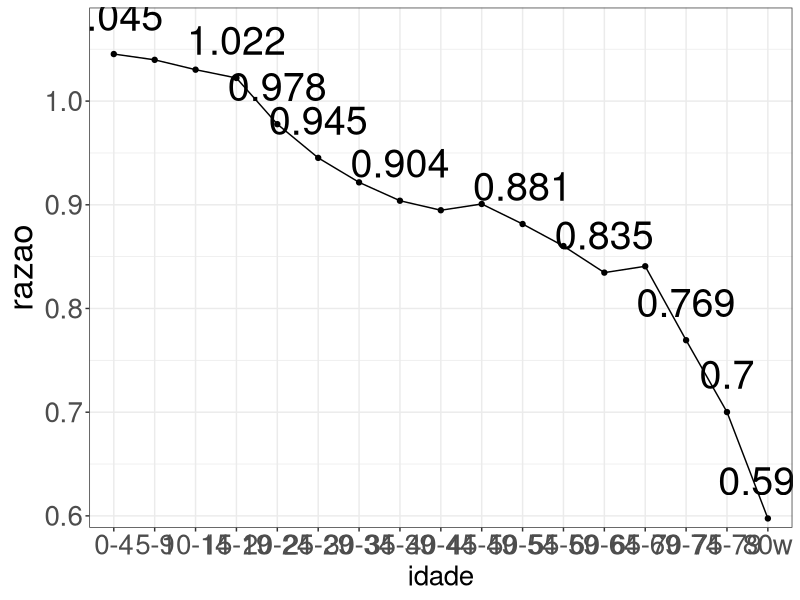
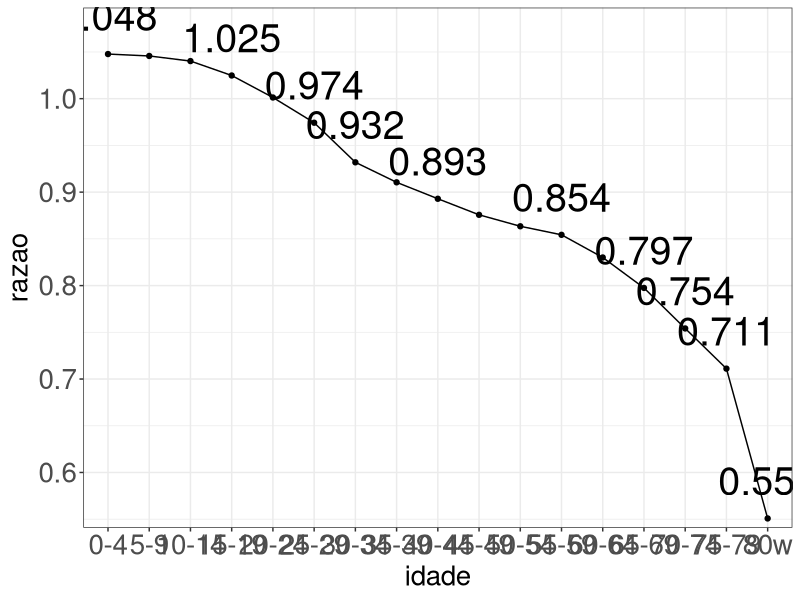
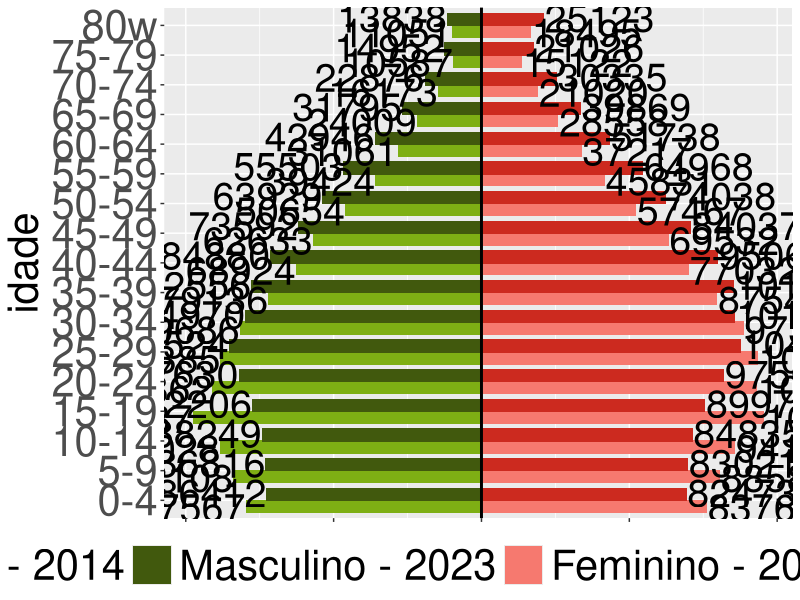
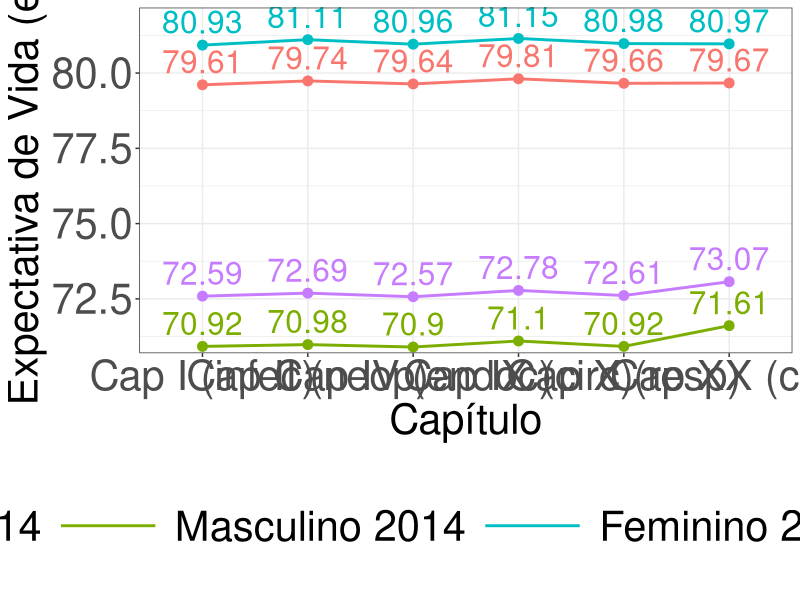
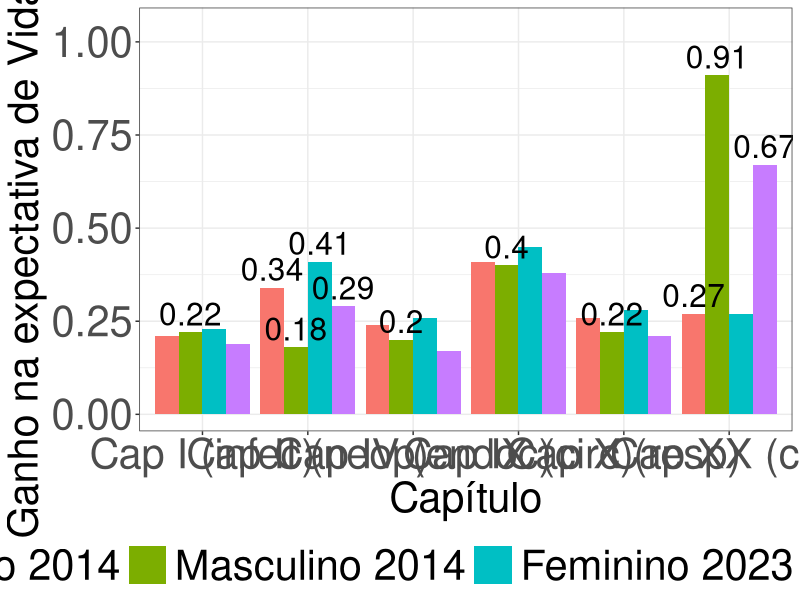

The R script that drew these images, in order:
library(ggplot2)
library(patchwork)
library(tidyverse)


ggraficos <- "c:/Users/roney/OneDrive/Área de Trabalho/TCC CORRETO/graficos/"

#2014

tabua_se_masc_2014 <- data.frame(idade=factor(c('0-4','5-9',
                                                '10-14',
                                                '15-19','20-24','25-29',
                                                '30-34','35-39','40-44',
                                                '45-49','50-54','55-59',
                                                '60-64','65-69','70-74','75-79', '80w'),
                                              levels = c('0-4','5-9',
                                                         '10-14','15-19',
                                                         '20-24','25-29',
                                                         '30-34','35-39',
                                                         '40-44','45-49',
                                                         '50-54','55-59',
                                                         '60-64','65-69',
                                                         '70-74','75-79',
                                                         '80w')),
                                 populacao=c(87567, 92108, 97028, 107137, 99862, 
                                             96885, 89686, 79136, 68924, 62633, 
                                             50654, 39424, 31061, 24009, 16173, 
                                             10587, 11051))

tabua_se_masc_2014$sexo <- "masculino"
tabua_se_masc_2014$populacao <- tabua_se_masc_2014$populacao*(-1)

tabua_se_fem_2014 <- data.frame(idade=factor(c('0-4','5-9',
                                               '10-14',
                                               '15-19','20-24','25-29',
                                               '30-34','35-39','40-44',
                                               '45-49','50-54','55-59',
                                               '60-64','65-69','70-74','75-79', '80w'),
                                             levels = c('0-4','5-9',
                                                        '10-14','15-19',
                                                        '20-24','25-29',
                                                        '30-34','35-39',
                                                        '40-44','45-49',
                                                        '50-54','55-59',
                                                        '60-64','65-69',
                                                        '70-74','75-79',
                                                        '80w')),
                                populacao=c(83766, 88583, 94174, 104802, 102134, 102497, 97312, 87548, 
                                            77032, 69532, 57467, 45831, 37217, 28558, 21020, 15122, 18495))


tabua_se_fem_2014$sexo <- "feminino"


dados2014 <- rbind(tabua_se_fem_2014,tabua_se_masc_2014)


#razão de sexo 2014 sergipe

rz_2014 <- data.frame(idade=factor(c('0-4','5-9',
                                     '10-14',
                                     '15-19','20-24','25-29',
                                     '30-34','35-39','40-44',
                                     '45-49','50-54','55-59',
                                     '60-64','65-69','70-74','75-79', '80w'),
                                   levels = c('0-4','5-9',
                                              '10-14','15-19',
                                              '20-24','25-29',
                                              '30-34','35-39',
                                              '40-44','45-49',
                                              '50-54','55-59',
                                              '60-64','65-69',
                                              '70-74','75-79',
                                              '80w')))

rz_2014$razao <- abs(tabua_se_masc_2014$populacao)/tabua_se_fem_2014$populacao
rz_2014$rotulo <- round(rz_2014$razao,3)

rz_14 <- ggplot(rz_2014, aes(x = idade, y = razao, group = 1)) +
  geom_line() +  # Plotando a linha
  geom_point()+
  geom_text(aes(label = rotulo), vjust = -0.8, size = 10, check_overlap = TRUE) +
  scale_y_continuous(expand = expansion(mult = c(0.02, 0.1))) +
  theme_bw()+
  theme(text = element_text(colour = "black"),
        axis.title = element_blank(),
        legend.title = element_blank(),
        # plot.title = element_text(hjust = 0.5, face = "bold"),
        plot.caption = element_text(hjust = 0.5, size = 11),
        legend.position = "bottom",
        legend.text = element_text(size = 20),
        axis.text.y = element_text(size = 20),
        axis.title.y = element_text(size = 25),
        axis.title.x = element_text(size = 20),
        axis.text.x = element_text(size = 20))


# 

ggsave(paste0(ggraficos,'rz14.pdf'),
       plot = rz_14,
       width = 20.42, 
       height = 8.25,
       units = "in")



#2023

tabua_se_masc_2023 <- data.frame(idade=factor(c('0-4','5-9',
                                                '10-14',
                                                '15-19','20-24','25-29',
                                                '30-34','35-39','40-44',
                                                '45-49','50-54','55-59',
                                                '60-64','65-69','70-74','75-79', '80w'),
                                              levels = c('0-4','5-9',
                                                         '10-14','15-19',
                                                         '20-24','25-29',
                                                         '30-34','35-39',
                                                         '40-44','45-49',
                                                         '50-54','55-59',
                                                         '60-64','65-69',
                                                         '70-74','75-79',
                                                         '80w')),
                                 populacao=c(86412, 86816, 88249, 92206, 
                                             97630, 101524, 94970, 92556, 84880, 73592, 63929, 
                                             55503, 42946, 31795, 22876, 14952, 13838))

tabua_se_masc_2023$sexo <- "masculino"
tabua_se_masc_2023$populacao <- tabua_se_masc_2023$populacao*(-1)

tabua_se_fem_2023 <- data.frame(idade=factor(c('0-4','5-9',
                                               '10-14',
                                               '15-19','20-24','25-29',
                                               '30-34','35-39','40-44',
                                               '45-49','50-54','55-59',
                                               '60-64','65-69','70-74','75-79', '80w'),
                                             levels = c('0-4','5-9',
                                                        '10-14','15-19',
                                                        '20-24','25-29',
                                                        '30-34','35-39',
                                                        '40-44','45-49',
                                                        '50-54','55-59',
                                                        '60-64','65-69',
                                                        '70-74','75-79',
                                                        '80w')),
                                populacao=c(82473, 83021, 84835, 89974, 97506, 
                                            104205, 101909, 101654, 95062, 84037, 74038, 
                                            64968, 51738, 39869, 30335, 21026, 25123))

tabua_se_fem_2023$sexo <- "feminino"


dados2023 <- rbind(tabua_se_fem_2023,tabua_se_masc_2023)



#razão de sexo 2014 sergipe

rz_2023 <- data.frame(idade=factor(c('0-4','5-9',
                                     '10-14',
                                     '15-19','20-24','25-29',
                                     '30-34','35-39','40-44',
                                     '45-49','50-54','55-59',
                                     '60-64','65-69','70-74','75-79', '80w'),
                                   levels = c('0-4','5-9',
                                              '10-14','15-19',
                                              '20-24','25-29',
                                              '30-34','35-39',
                                              '40-44','45-49',
                                              '50-54','55-59',
                                              '60-64','65-69',
                                              '70-74','75-79',
                                              '80w')))

rz_2023$razao <- abs(tabua_se_masc_2023$populacao)/tabua_se_fem_2023$populacao
rz_2023$rotulo <- round(rz_2023$razao,3)

rz_23 <- ggplot(rz_2023, aes(x = idade, y = razao, group = 1)) +
  geom_line() +  # Plotando a linha
  geom_point()+
  geom_text(aes(label = rotulo), vjust = -0.8, size = 10, check_overlap = TRUE) +
  scale_y_continuous(expand = expansion(mult = c(0.02, 0.1))) +
  theme_bw()+
  theme(text = element_text(colour = "black"),
                  axis.title = element_blank(),
                  legend.title = element_blank(),
                  # plot.title = element_text(hjust = 0.5, face = "bold"),
                  plot.caption = element_text(hjust = 0.5, size = 11),
                  legend.position = "bottom",
                  legend.text = element_text(size = 20),
                  axis.text.y = element_text(size = 20),
                  axis.title.y = element_text(size = 20),
                  axis.title.x = element_text(size = 20),
                  axis.text.x = element_text(size = 20))



ggsave(paste0(ggraficos, 'rz23.pdf'),
       plot = rz_23,
       width = 20.42, 
       height = 8.25,
       units = "in")



#pirmide etária 

dados2014$ano <- 2014
dados2023$ano <- 2023


dados2014$perc <- abs(dados2014$populacao)/ sum(abs(dados2014$populacao))*100
dados2023$perc <- abs(dados2023$populacao)/ sum(abs(dados2023$populacao))*100

dados2014$perc <- ifelse(dados2014$sexo == "masculino", dados2014$perc*(-1), dados2014$perc)
dados2023$perc <- ifelse(dados2023$sexo == "masculino", dados2023$perc*(-1), dados2023$perc)
# Juntando ambos os anos
dados_total <- rbind(dados2014,dados2023)


piramides <- ggplot(dados_total, aes(x = idade, y = perc, fill = interaction(ano, sexo))) +
  # Barra para a população masculina (negativa)
  geom_bar(data = dados_total[dados_total$sexo == "masculino", ], 
           aes(y = perc), 
           stat = "identity", 
           position = position_dodge(width = 0.8), 
           width = 0.9) +  # Aumenta a largura das barras masculinas
  
  # Barra para a população feminina (positiva)
  geom_bar(data = dados_total[dados_total$sexo == "feminino", ], 
           aes(y = perc), 
           stat = "identity", 
           position = position_dodge(width = 0.8), 
           width = 0.9) +  # Aumenta a largura das barras femininas
  
   
  geom_text(data = dados_total[dados_total$sexo == "masculino", ], 
        aes(label = abs(populacao)), 
            position = position_dodge(width = 1), 
            vjust = 0.5,hjust=1, size = 10, color = "black") +  
  
  
  geom_text(data = dados_total[dados_total$sexo == "feminino", ], 
            aes(label = abs(populacao)), 
           position = position_dodge(width = 1), 
            vjust = 0.5, hjust=-0.005,size = 10, color = "black") +  
  
  # Definição de cores
  scale_fill_manual(
    name = "",  # Nome da legenda
    values = c("2014.masculino" = "#7eaf14", 
               "2014.feminino" = "#f6796f",
               "2023.masculino" = "#41590d", 
               "2023.feminino" = "#cc2a1f"),
    labels = c("2014.masculino" = "Masculino - 2014",
               "2014.feminino" = "Feminino - 2014",
               "2023.masculino" = "Masculino - 2023",
               "2023.feminino" = "Feminino - 2023")
  )  +
  
  coord_flip() +
  scale_y_continuous(labels = abs) +  # Remove o sinal negativo dos rótulos
  geom_hline(yintercept = 0, color = "black", size = 1) +
  guides(color = guide_legend(
    override.aes = list(shape = NA, size = 1)  # Aumenta a espessura das linhas na legenda
  )) +
  theme(
    text = element_text(colour = "black"),
    axis.title = element_blank(),
    legend.title = element_text(size = 30),  
    legend.position = "bottom",
    legend.text = element_text(size = 30),
    legend.key.size = unit(1, "cm"),  # Aumenta o tamanho das amostras na legenda
    axis.text.y = element_text(size = 30),
    axis.title.y = element_text(size = 30),
    axis.title.x = element_blank(),
    axis.text.x = element_blank()
  )




ggsave(paste0(ggraficos,'piramides.pdf'),
       plot = piramides,
       width = 35.42, 
       height = 15.25,
       units = "in")




# grafico comparativo ex

dados_ex <- tibble(
  Capitulo = rep(c("Cap I (infec)", "Cap II (neop)", "Cap IV (endoc)", "Cap IX (circ)", "Cap X (resp)", "Cap XX (c.e)"), 4),
  ex = c(70.92, 70.98, 70.90, 71.10, 70.92, 71.61, 
         79.61, 79.74, 79.64, 79.81, 79.66, 79.67, 
         72.59, 72.69, 72.57, 72.78, 72.61, 73.07, 
         80.93, 81.11, 80.96, 81.15, 80.98, 80.97),
  Sexo = rep(c("Masculino", "Feminino", "Masculino", "Feminino"), each = 6),
  Ano = rep(c(2014, 2014, 2023, 2023), each = 6)
)

# Criando o gráfico de linhas
g1 <- ggplot(dados_ex, aes(x = Capitulo, y = ex, 
                           color = interaction(Sexo, Ano), 
                           group = interaction(Sexo, Ano))) +
  geom_line(size = 1) +
  geom_point(size = 3) +
  geom_text(aes(label = ex), vjust = -0.5, size = 8) +
  labs(x = "Capítulo", y = "Expectativa de Vida (ex)", color = "") +  
  theme_bw() +
  scale_y_continuous(expand = expansion(mult = c(0.02, 0.1))) +
  scale_color_discrete(labels = function(x) gsub("\\.", " ", x)) +  # Substitui "." por espaço
  guides(color = guide_legend(
    override.aes = list(shape = NA, size = 1)  # Aumenta a espessura das linhas na legenda
  )) +
  theme(
    text = element_text(colour = "black"),
    axis.title = element_blank(),
    legend.title = element_text(size = 30),  
    legend.position = "bottom",
    legend.text = element_text(size = 30),
    legend.key.size = unit(3, "cm"),  # Aumenta o tamanho das amostras na legenda
    axis.text.y = element_text(size = 30),
    axis.title.y = element_text(size = 30),
    axis.title.x = element_text(size = 30),
    axis.text.x = element_text(size = 30)
  )

  


ggsave(paste0(ggraficos, 'g1.pdf'),
       plot = g1,
       width = 18.42, 
       height = 8.25,
       units = "in")






# grafico comparativo ganho ex

dados_ex <- tibble(
  Capitulo = rep(c("Cap I (infec)", "Cap II (neop)", "Cap IV (endoc)", "Cap IX (circ)", "Cap X (resp)", "Cap XX (c.e)"), 4),
  ex = c(0.22, 0.18, 0.20, 0.40, 0.22, 0.91, 
         0.21, 0.34, 0.24, 0.41, 0.26, 0.27, 
         0.19, 0.29, 0.17, 0.38, 0.21, 0.67, 
         0.23, 0.41, 0.26, 0.45, 0.28, 0.27),
  Sexo = rep(c("Masculino", "Feminino", "Masculino", "Feminino"), each = 6),
  Ano = rep(c(2014, 2014, 2023, 2023), each = 6)
)

# Criando o gráfico de barras

g2 <- ggplot(dados_ex, aes(x = Capitulo, y = ex, 
                           fill = interaction(Sexo, Ano))) +
  geom_bar(stat = "identity", position = "dodge") +
  geom_text(aes(label = ex, group = interaction(Sexo, Ano)), 
            position = position_dodge(width = 0.9), 
            vjust = -0.3, size = 8, check_overlap = TRUE) +
  labs(x = "Capítulo", y = "Ganho na expectativa de Vida (ex)", fill = "") +  
  theme_bw() +
  scale_y_continuous(expand = expansion(mult = c(0.05, 0.2))) +
  scale_fill_discrete(labels = function(x) gsub("\\.", " ", x)) +  # Substitui "." por espaço
  guides(fill = guide_legend(override.aes = list(size = 1))) +  # Ajusta legenda
  theme(
    text = element_text(colour = "black"),
    axis.title = element_blank(),
    legend.title = element_text(size = 30),  
    legend.position = "bottom",
    legend.text = element_text(size = 30),
    legend.key.size = unit(1, "cm"),  # Aumenta o tamanho das amostras na legenda
    axis.text.y = element_text(size = 30),
    axis.title.y = element_text(size = 30),
    axis.title.x = element_text(size = 30),
    axis.text.x = element_text(size = 30)
  )


ggsave(paste0(ggraficos,'g2.pdf'),
       plot = g2,
       width = 20.42, 
       height = 10.25,
       units = "in")
